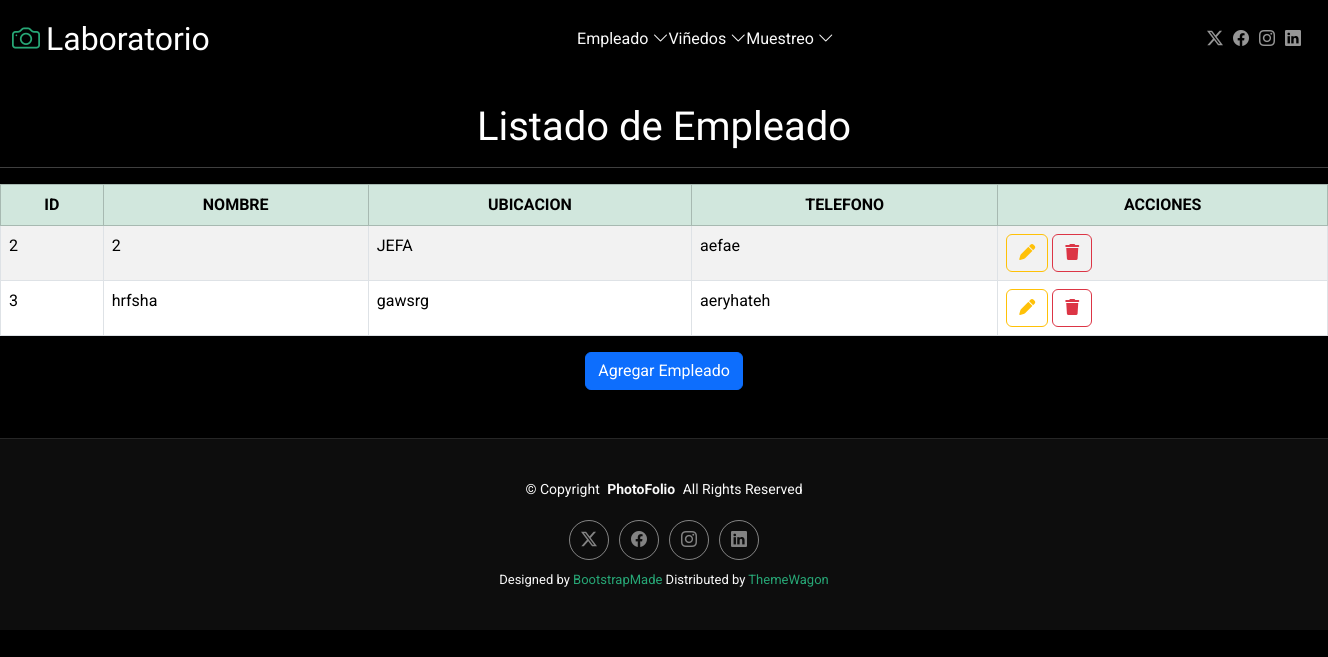
Page /inicioem on the earlier database version.
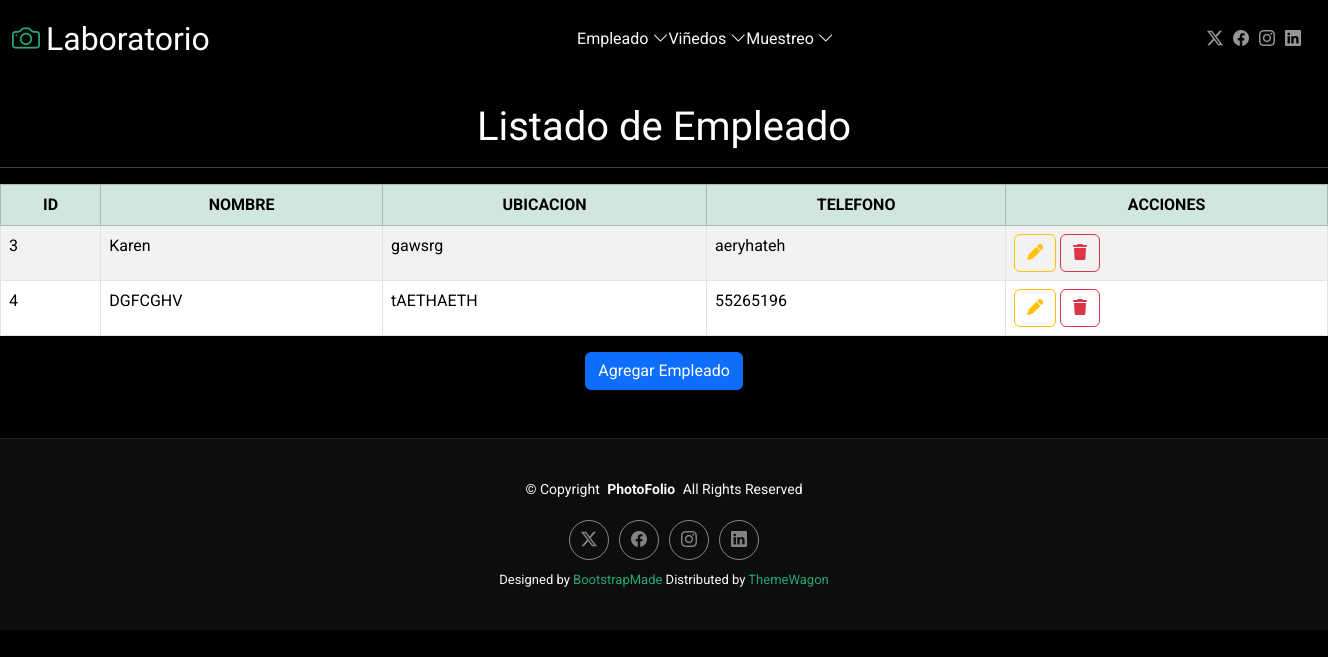
Same page on the later database version.
### Aplicaciones/Empleado/models.py (models this page shows, shortened)
class Empleado(models.Model):
    id = models.AutoField(primary_key=True)
    nombre = models.CharField(max_length=100)
    ubicacion = models.CharField(max_length=200)
    telefono = models.CharField(max_length=20)

### Aplicaciones/Empleado/views.py (the view)
# urls.py: path('inicioem',views.inicio,name='inicioem'),
def inicio(request):
    listadoEmpleado=Empleado.objects.all()
    return render(request,"inicioem.html",{'empleado':listadoEmpleado})

### Aplicaciones/Empleado/templates/inicioem.html (shortened to what this page needs)
{% extends 'plantilla.html' %}
{% load static %}
{% block body %}
<br>
<h1 class="text-center">Listado de Empleado</h1>
<hr>
<table class="table table-bordered table-striped table-hover ">
    <thead>
        <tr class="table-success text-center">
            <th>ID</th>
            <th>NOMBRE</th>
            <th>UBICACION</th>
            <th>TELEFONO</th>
            <th>ACCIONES</th>
        </tr>
    </thead>
    <tbody>
        {% for empleadoTemporal in empleado %}
            <tr>
                <td>{{empleadoTemporal.id}}</td>
                <td>{{empleadoTemporal.nombre}}</td>
                <td>{{empleadoTemporal.ubicacion}}</td>
                <td>{{empleadoTemporal.telefono}}</td>
                <td>
                    <a href="editarEmpleado/{{empleadoTemporal.id}}" class="btn btn-outline-warning">
                        <i class="fa fa-pen"></i>
                    </a>
                    <a href="#" class="btn btn-outline-danger" onclick="confirmarEliminacion('{{empleadoTemporal.id}}')">
                        <i class="fa fa-trash"></i>
                    </a>
                </td>
            </tr>
        {% endfor %}
    </tbody>
</table>
<div class="text-center ">
    <a href="nuevoEmpleado" class="btn btn-primary " >
        Agregar Empleado
    </a>
</div>
<br>
<br>
{% endblock %}

### Aplicaciones/templates/plantilla.html (shortened to what this page needs)
{% load static %}
<!DOCTYPE html>
<html lang="en">
<head>
  <link href="{% static 'plantilla/Pho/assets/vendor/bootstrap/css/bootstrap.min.css'%}" rel="stylesheet">
  <link href="{% static 'plantilla/Pho/assets/vendor/bootstrap-icons/bootstrap-icons.css'%}" rel="stylesheet">
  <link href="{% static 'plantilla/Pho/assets/vendor/aos/aos.css'%}" rel="stylesheet">
  <link href="{% static 'plantilla/Pho/assets/vendor/glightbox/css/glightbox.min.css'%}" rel="stylesheet">
  <link href="{% static 'plantilla/Pho/assets/vendor/swiper/swiper-bundle.min.css'%}" rel="stylesheet">
  <link href="{% static 'plantilla/Pho/assets/css/main.css'%}" rel="stylesheet">
  <link rel="stylesheet" href="https://cdnjs.cloudflare.com/ajax/libs/font-awesome/6.7.2/css/all.min.css" />
</head>
<body class="index-page">
  <header id="header" class="header d-flex align-items-center sticky-top">
    <div class="container-fluid position-relative d-flex align-items-center justify-content-between">
      <a href="index.html" class="logo d-flex align-items-center me-auto me-xl-0">
        <i class="bi bi-camera"></i>
        <h1 class="sitename">Laboratorio</h1>
      </a>
      <nav id="navmenu" class="navmenu">
        <ul>
          <li class="dropdown"><span>Empleado</span> <i class="bi bi-chevron-down toggle-dropdown"></i></a>
          </li>
          <li class="dropdown"><span>Viñedos</span> <i class="bi bi-chevron-down toggle-dropdown"></i></a>
          </li>
          <li class="dropdown"><span>Muestreo</span> <i class="bi bi-chevron-down toggle-dropdown"></i></a>
          </li>
        </ul>
      </nav>
      <div class="header-social-links">
        <a href="#" class="twitter"><i class="bi bi-twitter-x"></i></a>
        <a href="#" class="facebook"><i class="bi bi-facebook"></i></a>
        <a href="#" class="instagram"><i class="bi bi-instagram"></i></a>
        <a href="#" class="linkedin"><i class="bi bi-linkedin"></i></a>
      </div>
    </div>
  </header>
{% block body %}
{% endblock %}
<footer id="footer" class="footer">
  <div class="container">
    <div class="copyright text-center ">
      <p>© <span>Copyright</span> <strong class="px-1 sitename">PhotoFolio</strong> <span>All Rights Reserved</span></p>
    </div>
    <div class="social-links d-flex justify-content-center">
      <a href=""><i class="bi bi-twitter-x"></i></a>
      <a href=""><i class="bi bi-facebook"></i></a>
      <a href=""><i class="bi bi-instagram"></i></a>
      <a href=""><i class="bi bi-linkedin"></i></a>
    </div>
    <div class="credits">
      Designed by <a href="https://bootstrapmade.com/">BootstrapMade</a> Distributed by <a href="https://themewagon.com">ThemeWagon</a>
    </div>
  </div>
</footer>
</body>
</html>

### laboratorio/static/plantilla/Pho/assets/css/main.css (style rules this page uses)
:root { --default-font: "Roboto", system-ui, -apple-system, "Segoe UI", Roboto, "Helvetica Neue", Arial, "Noto Sans", "Liberation Sans", sans-serif, "Apple Color Emoji", "Segoe UI Emoji", "Segoe UI Symbol", "Noto Color Emoji"; --heading-font: "Cardo", sans-serif; --nav-font: "Inter", sans-serif; }
:root { --background-color: #000000; --default-color: #fafafa; --heading-color: #ffffff; --accent-color: #27a776; --surface-color: #1a1a1a; --contrast-color: #ffffff; }
:root { --nav-color: rgba(255, 255, 255, 0.5); --nav-hover-color: #ffffff; --nav-mobile-background-color: #1a1a1a; --nav-dropdown-background-color: #1a1a1a; --nav-dropdown-color: rgba(255, 255, 255, 0.5); --nav-dropdown-hover-color: #ffffff; }
:root { scroll-behavior: smooth; }
body { color: var(--default-color); background-color: var(--background-color); font-family: var(--default-font); }
a { color: var(--accent-color); text-decoration: none; transition: 0.3s; }
h1, h2, h3, h4, h5, h6 { color: var(--heading-color); font-family: var(--heading-font); }
.header { color: var(--default-color); background-color: var(--background-color); padding: 20px 0; transition: all 0.5s; z-index: 997; border-bottom: 1px solid var(--background-color); }
.header .logo { line-height: 1; }
.header .logo h1 { font-size: 32px; margin: 0; font-weight: 400; color: var(--heading-color); }
.header .logo i { font-size: 28px; margin-right: 6px; }
.header .header-social-links { padding-right: 15px; }
.header .header-social-links a { color: color-mix(in srgb, var(--default-color), transparent 40%); padding-left: 6px; display: inline-block; transition: 0.3s; font-size: 16px; }
.header .header-social-links a i { line-height: 0px; }
@media (min-width: 1200px) { .navmenu { padding: 0; } }
@media (min-width: 1200px) { .navmenu ul { margin: 0; padding: 0; display: flex; list-style: none; align-items: center; } }
@media (min-width: 1200px) { .navmenu li { position: relative; } }
.footer { --background-color: color-mix(in srgb, var(--default-color), transparent 95%); border-top: 1px solid color-mix(in srgb, var(--default-color), transparent 90%); color: var(--default-color); background-color: var(--background-color); font-size: 14px; padding: 40px 0; position: relative; }
.footer .copyright p { margin-bottom: 0; }
.footer .social-links { margin-top: 20px; }
.footer .social-links a { display: flex; align-items: center; justify-content: center; width: 40px; height: 40px; border-radius: 50%; border: 1px solid color-mix(in srgb, var(--default-color), transparent 50%); font-size: 16px; color: color-mix(in srgb, var(--default-color), transparent 50%); margin: 0 5px; transition: 0.3s; }
.footer .credits { margin-top: 10px; font-size: 13px; text-align: center; }

Differences in the rows shown:
removed Empleado: id "2", nombre "2", ubicacion "JEFA", telefono "aefae"
changed Empleado "gawsrg": nombre "hrfsha" → "Karen"
added Empleado: id "4", nombre "DGFCGHV", ubicacion "tAETHAETH", telefono "55265196"
